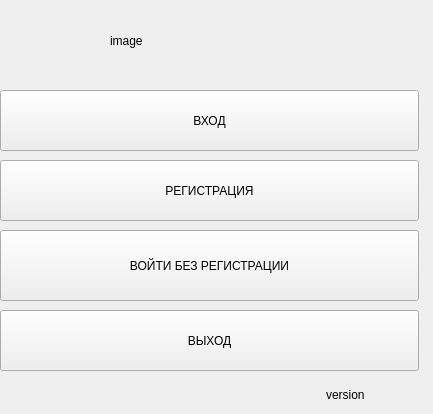
<?xml version="1.0" encoding="UTF-8"?>
<ui version="4.0">
 <class>Form</class>
 <widget class="QWidget" name="Form">
  <property name="geometry">
   <rect>
    <x>0</x>
    <y>0</y>
    <width>433</width>
    <height>414</height>
   </rect>
  </property>
  <property name="windowTitle">
   <string>Form</string>
  </property>
  <widget class="QPushButton" name="entrance">
   <property name="geometry">
    <rect>
     <x>0</x>
     <y>90</y>
     <width>419</width>
     <height>61</height>
    </rect>
   </property>
   <property name="maximumSize">
    <size>
     <width>16777215</width>
     <height>61</height>
    </size>
   </property>
   <property name="text">
    <string>ВХОД</string>
   </property>
  </widget>
  <widget class="QPushButton" name="get_out">
   <property name="geometry">
    <rect>
     <x>0</x>
     <y>310</y>
     <width>419</width>
     <height>61</height>
    </rect>
   </property>
   <property name="maximumSize">
    <size>
     <width>16777215</width>
     <height>61</height>
    </size>
   </property>
   <property name="text">
    <string>ВЫХОД</string>
   </property>
  </widget>
  <widget class="QPushButton" name="without_registration">
   <property name="geometry">
    <rect>
     <x>0</x>
     <y>230</y>
     <width>419</width>
     <height>71</height>
    </rect>
   </property>
   <property name="maximumSize">
    <size>
     <width>16777215</width>
     <height>71</height>
    </size>
   </property>
   <property name="text">
    <string>ВОЙТИ БЕЗ РЕГИСТРАЦИИ</string>
   </property>
  </widget>
  <widget class="QPushButton" name="registration">
   <property name="geometry">
    <rect>
     <x>0</x>
     <y>160</y>
     <width>419</width>
     <height>61</height>
    </rect>
   </property>
   <property name="maximumSize">
    <size>
     <width>16777215</width>
     <height>61</height>
    </size>
   </property>
   <property name="text">
    <string>РЕГИСТРАЦИЯ</string>
   </property>
  </widget>
  <widget class="QLabel" name="label">
   <property name="geometry">
    <rect>
     <x>110</x>
     <y>10</y>
     <width>301</width>
     <height>61</height>
    </rect>
   </property>
   <property name="text">
    <string>image</string>
   </property>
  </widget>
  <widget class="QLabel" name="label_2">
   <property name="geometry">
    <rect>
     <x>326</x>
     <y>379</y>
     <width>71</width>
     <height>31</height>
    </rect>
   </property>
   <property name="text">
    <string>version</string>
   </property>
  </widget>
 </widget>
 <resources/>
 <connections/>
</ui>
